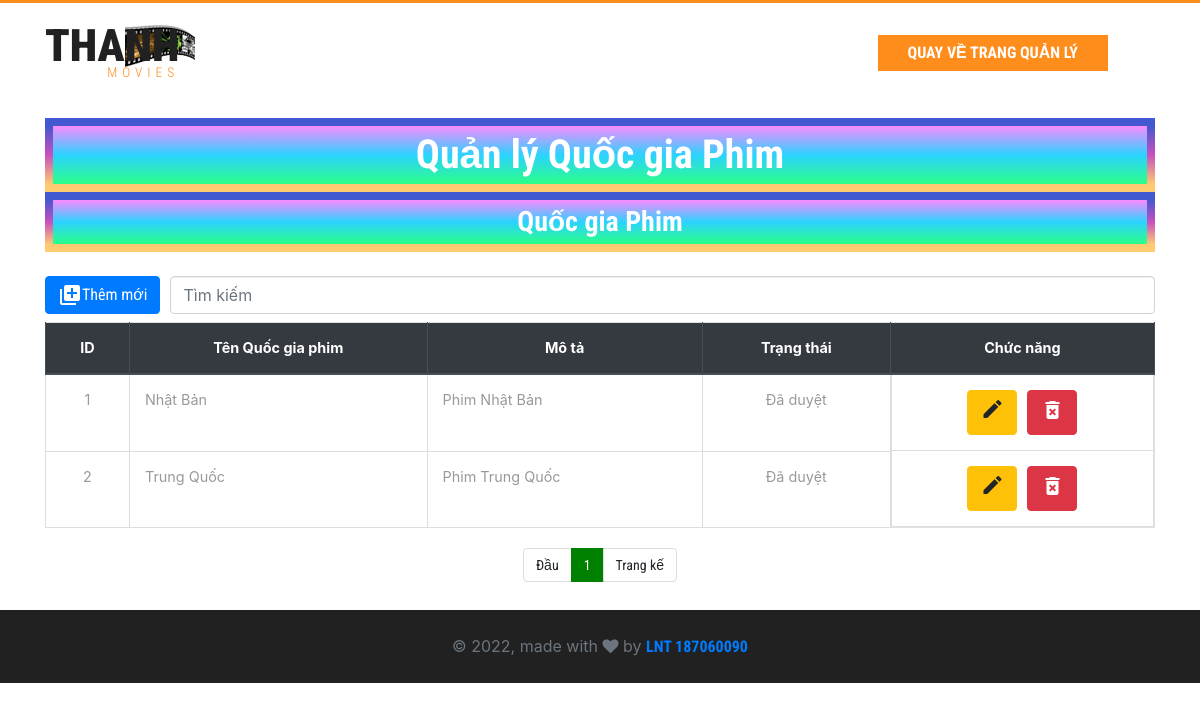
/admin/countries/index.php, run on the app's committed database.
### tables this page shows
CREATE TABLE IF NOT EXISTS `countries` (
  `id` int(11) NOT NULL AUTO_INCREMENT,
  `title` varchar(100) DEFAULT NULL,
  `description` varchar(255) DEFAULT NULL,
  `status` int(11) DEFAULT NULL,
  PRIMARY KEY (`id`)
);

### admin/countries/index.php (the view, shortened to what this page needs)
<!DOCTYPE html>
<html lang="en">
<head>
    <link href="/web-xem-phim/assets/css/bootstrap.css" rel="stylesheet" type="text/css" media="all" />
    <link href="/web-xem-phim/assets/css/style.css" rel="stylesheet" type="text/css" media="all" />
    <link rel="stylesheet" href="/web-xem-phim/assets/css/contactstyle.css" type="text/css" media="all" />
    <link rel="stylesheet" href="/web-xem-phim/assets/css/faqstyle.css" type="text/css" media="all" />
    <link href="/web-xem-phim/assets/css/single.css" rel='stylesheet' type='text/css' />
    <link href="/web-xem-phim/assets/css/medile.css" rel='stylesheet' type='text/css' />
    <link href="/web-xem-phim/assets/css/jquery.slidey.min.css" rel="stylesheet">
    <link href="/web-xem-phim/assets/css/popuo-box.css" rel="stylesheet" type="text/css" media="all" />
    <link rel="stylesheet" href="/web-xem-phim/assets/css/font-awesome.min.css" />
    <link href="/web-xem-phim/assets/css/owl.carousel.css" rel="stylesheet" type="text/css" media="all">
    <link href="/web-xem-phim/thong-tin-phim/assets/css/style.css" rel="stylesheet" type="text/css" media="all">
    <?php include_once(__DIR__ . '/../../frontend/layouts/styles.php'); ?>
</head>
<body>
    <div class="header">
        <div class="container">
            <div class="w3layouts_logo">
                <a href="/web-xem-phim/index.php">
                    <h1>Thanh<span>Movies</span></h1>
                </a>
            </div>
            <div class="w3l_sign_in_register">
                <ul>
                    <li><a href="/web-xem-phim/admin/index.php">Quay về trang quản lý</a></li>
                </ul>
            </div>
            <div class="clearfix"> </div>
        </div>
    </div>
    <main role="main" class="mb-2">
        <div class="container mt-2">
            <div class="full borderf">
                <h1 class="tieu-de">Quản lý Quốc gia Phim</h1>
            </div>
            <?php
            include_once __DIR__ . '/../../dbconnect.php';
            $sqlQuocGia = "
            SELECT *
            FROM countries
            ";
            $resultQuocGia = mysqli_query($conn, $sqlQuocGia);
            ?>
        </div>
        <div class="container">
            <div class="full borderf">
                <h3 class="text-movies">Quốc gia Phim</h3>
            </div>
            <br>
            <div class="row">
                <div class="col">
                    <div style="display: flex;">
                        <a href="insert.php" class="btn btn-primary mb-2">
                            <div style="display: flex;">
                                <i class="material-icons">library_add</i>
                                Thêm mới
                            </div>
                        </a>
                        <input style="margin-left: 10px" type="text" class="timkiem form-control" name="" value="" placeholder="Tìm kiếm">
                    </div>
                    <table class="table table-bordered">
                        <thead class="thead-dark" style="text-align: center;">
                            <tr>
                                <th>ID</th>
                                <th>Tên Quốc gia phim</th>
                                <th>Mô tả</th>
                                <th>Trạng thái</th>
                                <th>Chức năng</th>
                            </tr>
                        </thead>
                        <tbody class="danhsach">
                            <?php
                            include_once __DIR__ . '/../../dbconnect.php';
                            if (isset($_GET['page_no']) && $_GET['page_no'] != "") {
                                $page_no = $_GET['page_no'];
                            } else {
                                $page_no = 1;
                            }
                            $total_records_per_page = 3;
                            $offset = ($page_no - 1) * $total_records_per_page;
                            $previous_page = $page_no - 1;
                            $next_page = $page_no + 1;
                            $result_count = mysqli_query($conn, "SELECT COUNT(*) As total_records FROM countries");
                            $total_records = mysqli_fetch_array($result_count);
                            $total_records = $total_records['total_records'];
                            $total_no_of_pages = ceil($total_records / $total_records_per_page);
                            $result = mysqli_query($conn, "SELECT * FROM countries LIMIT $offset, $total_records_per_page");
                            $dataQuocGia = [];
                            while ($item = mysqli_fetch_array($result, MYSQLI_ASSOC)) {
                                $dataQuocGia[] = array(
                                    'countries_id' => $item['id'],
                                    'countries_title' => $item['title'],
                                    'countries_description' => $item['description'],
                                    'countries_status' => $item['status'],
                                );
                            }
                            ?>
                            <?php foreach ($dataQuocGia as $item) : ?>
                                <tr>
                                    <td style="text-align: center;"><?= $item['countries_id'] ?></td>
                                    <td><?= $item['countries_title'] ?></td>
                                    <td><?= $item['countries_description'] ?></td>
                                    <td style="text-align: center;">
                                        <?php if ($item['countries_status'] == 1) : ?>
                                            <?= $item['countries_status'] = "Đã duyệt" ?>
                                        <?php else : ?>
                                            <?= $item['countries_status'] = "Chưa duyệt" ?>
                                        <?php endif; ?>
                                    </td>
                                    <td style="display: flex;justify-content: center;">
                                        <div style="display: flex;">
                                            <a title="Chỉnh sửa" href="update.php?countries_id=<?= $item['countries_id'] ?>" class="btn btn-warning">
                                                <i class="material-icons">edit</i>
                                            </a>
                                            <div style="border:1px #ddd none;height:10px;width:10px "></div>
                                            <button title="Xóa" type="button" class="btn btn-danger btnDelete" data-countries_id="<?= $item['countries_id'] ?>">
                                                <i class="material-icons">delete_forever</i>
                                            </button>
                                        </div>
                                    </td>
                                </tr>
                            <?php endforeach; ?>
                        </tbody>
                    </table>
                    <nav aria-label="Page navigation example">
                        <ul class="pagination justify-content-center">
                            <li <?php if ($page_no <= 1) {
                                    echo "class='disabled'";
                                } ?>>
                                <a <?php if ($page_no > 1) {
                                        echo "href='?page_no=$previous_page'";
                                    } ?>>Đầu</a>
                            </li>
                            <?php
                            if ($total_no_of_pages <= 10) {
                                for ($counter = 1; $counter <= $total_no_of_pages; $counter++) {
                                    if ($counter == $page_no) {
                                        echo "<li class='active'><a>$counter</a></li>";
                                    } else {
                                        echo "<li><a href='?page_no=$counter'>$counter</a></li>";
                                    }
                                }
                            }
                            ?>
                            <li <?php if ($page_no >= $total_no_of_pages) {
                                    echo "class='disabled'";
                                } ?>>
                                <a <?php if ($page_no < $total_no_of_pages) {
                                        echo "href='?page_no=$next_page'";
                                    } ?>>Trang kế</a>
                            </li>
                        </ul>
                    </nav>
                </div>
            </div>
        </div>
    </main>
    <?php include_once __DIR__ . '/../../admin/footer.php' ?>
</body>
</html>

### assets/css/style.css (style rules this page uses)
html, body { font-size: 100%; font-family: 'Roboto Condensed', sans-serif; background:#ffffff; }
ul li,ol li { font-size:14px; }
h1,h2,h3,h4,h5,h6,a { font-family: 'Roboto Condensed', sans-serif; margin:0; }
ul,label { margin:0; padding:0; }
input[type="submit"],.agileinfo_chat a,.w3ls_footer_grid1_left p a,.w3l_sign_in_register ul li a,.w3ls_footer_grid1_right ul li a,.w3_customer_email_right a,ul.dropdown-menu.multi-column ul li a { transition:.5s ease-in; -webkit-transition:.5s ease-in; -moz-transition:.5s ease-in; -o-transition:.5s ease-in; -ms-transition:.5s ease-in; }
.header { padding: 1em 0; border-top: 3px solid #FF8D1B; }
.w3layouts_logo { float:left; }
.w3layouts_logo a { display:block; text-decoration:none; }
.w3layouts_logo a h1 { font-size: 2.8em; color: #212121; text-transform: uppercase; background: url(../images/1.jpg) no-repeat 80px 6px; padding-right: 1.67em; font-weight: 900; padding-bottom: .3em; }
.w3layouts_logo a h1 span { color: #FF8D1B; font-size: .3em; display: block; font-weight: 300; letter-spacing: 5px; text-align: right; line-height: 0; }
.w3l_sign_in_register { float: right; margin-top:1em; width: 25%; }
.w3l_sign_in_register ul li a { color: #fff; display: inline-block; text-transform: uppercase; text-decoration: none; background: #FF8D1B; text-align: center; padding: 6px 30px; font-weight: bold; }
.w3l_sign_in_register ul li { display:inline-block; color:#212121; font-size:1em; }
.w3l_sign_in_register ul li i,.w3l_sign_in_register ul li:first-child { padding-right:1em; }
.table > thead > tr > th, .table > tbody > tr > th, .table > tfoot > tr > th, .table > thead > tr > td, .table > tbody > tr > td, .table > tfoot > tr > td { border-top: none !important; }
.pagination > .active > a, .pagination > .active > span, .pagination > .active > a:hover, .pagination > .active > span:hover, .pagination > .active > a:focus, .pagination > .active > span:focus { z-index: 0; }
.table td, .table>tbody>tr>td, .table>tbody>tr>th, .table>tfoot>tr>td, .table>tfoot>tr>th, .table>thead>tr>td, .table>thead>tr>th { padding: 15px!important; }
.table > thead > tr > th, .table > tbody > tr > th, .table > tfoot > tr > th, .table > thead > tr > td, .table > tbody > tr > td, .table > tfoot > tr > td { font-size: 0.9em; color: #999; border-top: none !important; }

### assets/css/contactstyle.css (style rules this page uses)
html, body { font-size: 100%; font-family: 'Roboto Condensed', sans-serif; background:#ffffff; }
ul li,ol li { font-size:14px; }
h1,h2,h3,h4,h5,h6,a { font-family: 'Roboto Condensed', sans-serif; margin:0; }
ul,label { margin:0; padding:0; }

### assets/css/faqstyle.css (style rules this page uses)
html, body { font-size: 100%; font-family: 'Roboto Condensed', sans-serif; background:#ffffff; }
ul li,ol li { font-size:14px; }
h1,h2,h3,h4,h5,h6,a { font-family: 'Roboto Condensed', sans-serif; margin:0; }
ul,label { margin:0; padding:0; }

### assets/css/single.css (style rules this page uses)
html, body { font-size: 100%; font-family: 'Roboto Condensed', sans-serif; }

### assets/css/medile.css (style rules this page uses)
html, body { font-size: 100%; font-family: 'Roboto Condensed', sans-serif; background:#ffffff; margin: 0; }
p,ul li,ol li { margin:0; font-size:14px; }
h1,h2,h3,h4,h5,h6 { margin:0; }
ul,label { margin:0; padding:0; }

### thong-tin-phim/assets/css/style.css (style rules this page uses)
.tieu-de { margin: 0; background: linear-gradient(#FA8BFF, #2BD2FF, #2BFF88); color: #fff; font-weight: bold; text-align: center; padding: 5px; width: 100%; }
.text-movies { margin: 0; background: linear-gradient(#FA8BFF, #2BD2FF, #2BFF88); color: #fff; font-weight: bold; text-align: center; padding: 5px; width: 100%; }
.pagination>li>a { background-color: white; color: green; }
.pagination>.active>a { color: white !important; background-color: green; border: solid 1px green; }
.borderf { font-size: 1.6rem; display: grid; place-items: center; border: 8px solid; }
.full { border-image: linear-gradient(#4158D0, #C850C0, #FFCC70) 1; }

### data on the page
countries: countries_id "1", title "Nhật Bản", description "Phim Nhật Bản", countries_status "Đã duyệt"
countries: id "2", title "Trung Quốc", description "Phim Trung Quốc", countries_status "Đã duyệt"
